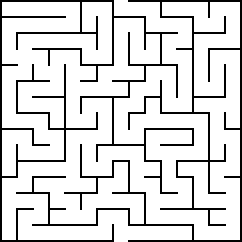
#> input picture maze.png, 242 x 242 px
$ python maze.py
#> lines starting #> are read from the running program, lines starting #| are printed output that depends on the picture; after the words box and inside, x2 and y2 are one past the last pixel; in counts of white or black regions, pixels touching at a corner belong together
import cv2
import threading

# A class to store the x and y coordinate of a point
# The + and = operators are overloaded to work for it
class Point(object):
    def __init__(self, x=0, y=0):
        self.x = x
        self.y = y

    def __add__(self, other):
        return Point(self.x + other.x, self.y + other.y)

    def __eq__(self, other):
        return self.x == other.x and self.y == other.y


mouse_click_status = 0
# a flag variable to store status of mouse clicks.
# 0 -> no clicks
# 1 -> first click (start)
# 2 -> second click (end)


rw = 4  # for position of the rectangle drawn on image when clicked

start = Point()  # starting point
end = Point()  # ending point

# directions of surrounding nodes for BFS
directions = [Point(0, -1), Point(0, 1), Point(1, 0), Point(-1, 0)]


# The BFS function:
# All the pixels surrounding the starting pixel acts as neighbouring nodes
# Breadth First Search is performed until the ending point is found
# [91 lines left out: functions bfs, mouse_click, not called in this run]

# display function
def display():
    global img
    cv2.imshow("image", img)
    cv2.setMouseCallback("image", mouse_click)
    while True:
        cv2.imshow("image", img)
        cv2.waitKey(1)


# reading the image
img = cv2.imread("maze.png")
#> img is the input picture: shape (242, 242, 3); 86.1% white; black in thin lines or dots
img = cv2.cvtColor(img, cv2.COLOR_BGR2GRAY)
#> img: shape (242, 242); 86.1% white; black in thin lines or dots

# resizing the image
img = cv2.resize(img, (1080, 720), interpolation=cv2.INTER_NEAREST)
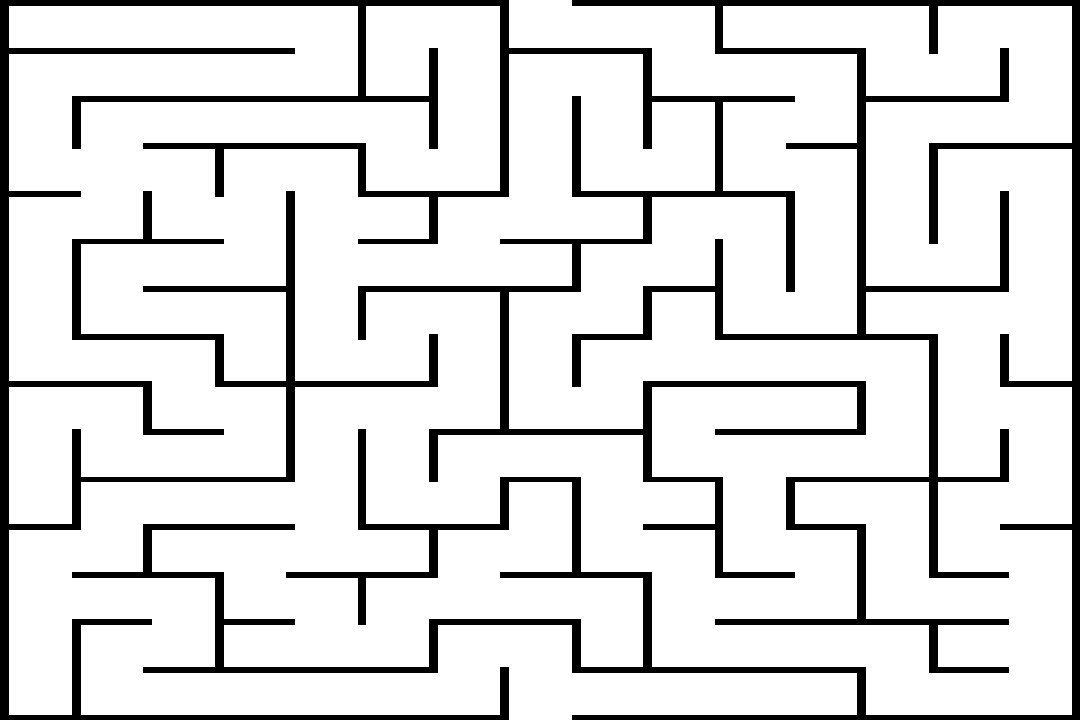
#> img: shape (720, 1080); 86.4% white; 2 black regions, box (x1, y1, x2, y2) and area: (0, 0, 866, 720) 55973, (72, 0, 1080, 720) 49692

_, img = cv2.threshold(img, 120, 255, cv2.THRESH_BINARY)
# img object, threshold value, color of threshold, Binary thresh because 2 colors

img = cv2.cvtColor(img, cv2.COLOR_GRAY2BGR)

# height and width of image
h, w = img.shape[:2]
#> h = 720; w = 1080

# thread to run the display function simultaneously
t = threading.Thread(target=display, args=())
t.daemon = True
t.start()

# Preventing BFS function to run until both clicks are performed and the starting and ending point are stored
#> (the run stopped early here; a loop or call above may not have finished)
